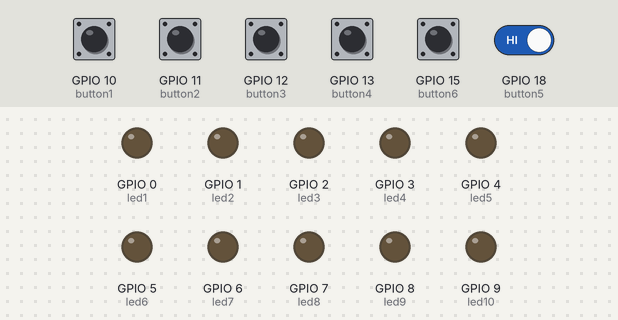
This program was run on a simulated Raspberry Pi (BCM pin numbers). On the bench: output pins drawn as LEDs (lit = HIGH). Dashed ring = blinking. Inputs (shaded band) come from the test bench; at power-on: GPIO 10 (button1), GPIO 11 (button2), GPIO 12 (button3), GPIO 13 (button4), GPIO 15 (button6), GPIO 18 (button5) HIGH.

Above: at 1.2 s.
1.3 s: GPIO 10 (button1) pulled LOW for 0.15 s
At 2.1 s:
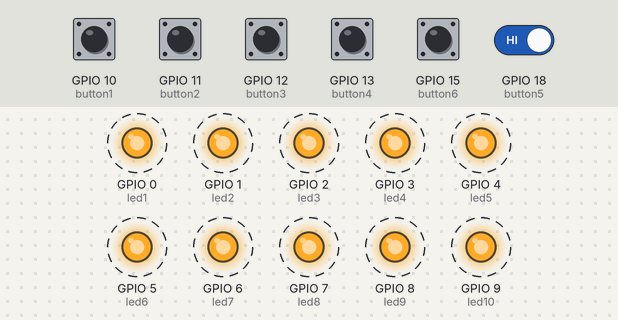
4.4 s: GPIO 11 (button2) pulled LOW for 1 s
At 5.7 s:
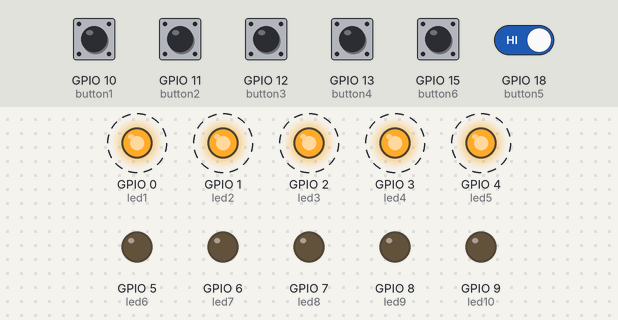
8.4 s: GPIO 12 (button3) pulled LOW for 1 s
12.4 s: GPIO 13 (button4) pulled LOW for 1 s
At 13.2 s:
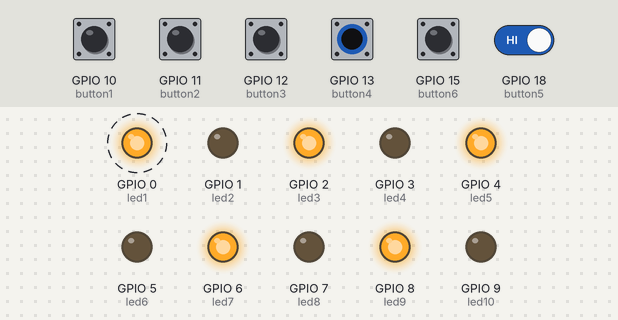
16.4 s: GPIO 18 (button5) driven LOW
Timing chart, 0 to 23.4 s (numbered marks = the images above; inputs shaded):
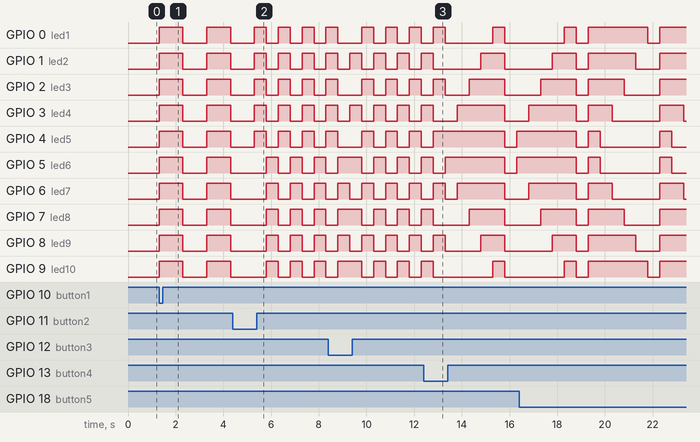

Measured:
- after the input at 1.3 s, GPIO 0 (led1), GPIO 1 (led2), GPIO 2 (led3), GPIO 3 (led4), GPIO 4 (led5), GPIO 5 (led6), GPIO 6 (led7), GPIO 7 (led8), GPIO 8 (led9), GPIO 9 (led10): alternates HIGH for 1.0 s and LOW for 1.0 s, starting at once
- after the input at 4.4 s, GPIO 0 (led1), GPIO 1 (led2), GPIO 2 (led3), GPIO 3 (led4), GPIO 4 (led5), GPIO 5 (led6), GPIO 6 (led7), GPIO 7 (led8), GPIO 8 (led9), GPIO 9 (led10): alternates HIGH for 0.50 s and LOW for 0.50 s, starting after 1.4 s
- after the input at 12.4 s, GPIO 0 (led1): LOW → HIGH after 2.9 s, → LOW 0.50 s later; GPIO 5 (led6): HIGH → LOW after 3.4 s, → HIGH 0.50 s later

The program:

Pbutton.py
```python
import RPi.GPIO as GPIO
import time
GPIO.setwarnings(False)
GPIO.setmode(GPIO.BCM)
#Bcm board uses board com
#Board uses pin number
led1=0
led2=1
led3=2
led4=3
led5=4
led6=5
led7=6
led8=7
led9=8
led10=9

button1=10
button2=11
button3=12
button4=13
button5=18
button6=15

GPIO.setup(led1,GPIO.OUT)
GPIO.setup(led2,GPIO.OUT)
GPIO.setup(led3,GPIO.OUT)
GPIO.setup(led4,GPIO.OUT)
GPIO.setup(led5,GPIO.OUT)
GPIO.setup(led6,GPIO.OUT)
GPIO.setup(led7,GPIO.OUT)
GPIO.setup(led8,GPIO.OUT)
GPIO.setup(led9,GPIO.OUT)
GPIO.setup(led10,GPIO.OUT)
GPIO.setup(button1,GPIO.IN,pull_up_down=GPIO.PUD_UP)
GPIO.setup(button2,GPIO.IN,pull_up_down=GPIO.PUD_UP)
GPIO.setup(button3,GPIO.IN,pull_up_down=GPIO.PUD_UP)
GPIO.setup(button4,GPIO.IN,pull_up_down=GPIO.PUD_UP)
GPIO.setup(button5,GPIO.IN,pull_up_down=GPIO.PUD_UP)
GPIO.setup(button6,GPIO.IN,pull_up_down=GPIO.PUD_UP)
delay = 1
state = 0
while True:
    button_state1 = GPIO.input(button1)
    button_state2 = GPIO.input(button2)
    button_state3 = GPIO.input(button3)
    button_state4 = GPIO.input(button4)
    button_state5 = GPIO.input(button5)
    button_state6 = GPIO.input(button6)

    if button_state1 == False:
        state = 1
    elif button_state2 == False:
        state = 2
    elif button_state3 == False:
        state = 3
    elif button_state4 == False:
        state = 4
    elif button_state5 == False:
        state = 5
    elif button_state6 == False:
        state = 6
    if state == 1:
        delay = 1
        GPIO.output(led1,GPIO.HIGH)
        GPIO.output(led2,GPIO.HIGH)
        GPIO.output(led3,GPIO.HIGH)
        GPIO.output(led4,GPIO.HIGH)
        GPIO.output(led5,GPIO.HIGH)
        GPIO.output(led6,GPIO.HIGH)
        GPIO.output(led7,GPIO.HIGH)
        GPIO.output(led8,GPIO.HIGH)
        GPIO.output(led9,GPIO.HIGH)
        GPIO.output(led10,GPIO.HIGH)
        time.sleep(delay)
        GPIO.output(led1,GPIO.LOW)
        GPIO.output(led2,GPIO.LOW)
        GPIO.output(led3,GPIO.LOW)
        GPIO.output(led4,GPIO.LOW)
        GPIO.output(led5,GPIO.LOW)
        GPIO.output(led6,GPIO.LOW)
        GPIO.output(led7,GPIO.LOW)
        GPIO.output(led8,GPIO.LOW)
        GPIO.output(led9,GPIO.LOW)
        GPIO.output(led10,GPIO.LOW)
        time.sleep(delay)
    elif state == 2:
        delay = 0.5
        GPIO.output(led1,GPIO.HIGH)
        GPIO.output(led2,GPIO.HIGH)
        GPIO.output(led3,GPIO.HIGH)
        GPIO.output(led4,GPIO.HIGH)
        GPIO.output(led5,GPIO.HIGH)
        GPIO.output(led6,GPIO.LOW)
        GPIO.output(led7,GPIO.LOW)
        GPIO.output(led8,GPIO.LOW)
        GPIO.output(led9,GPIO.LOW)
        GPIO.output(led10,GPIO.LOW)
        time.sleep(delay)
        GPIO.output(led1,GPIO.LOW)
        GPIO.output(led2,GPIO.LOW)
        GPIO.output(led3,GPIO.LOW)
        GPIO.output(led4,GPIO.LOW)
        GPIO.output(led5,GPIO.LOW)
        GPIO.output(led6,GPIO.HIGH)
        GPIO.output(led7,GPIO.HIGH)
        GPIO.output(led8,GPIO.HIGH)
        GPIO.output(led9,GPIO.HIGH)
        GPIO.output(led10,GPIO.HIGH)
        time.sleep(delay)
    elif state == 3:
        delay = 0.5
        GPIO.output(led1,GPIO.LOW)
        GPIO.output(led2,GPIO.HIGH)
        GPIO.output(led3,GPIO.LOW)
        GPIO.output(led4,GPIO.HIGH)
        GPIO.output(led5,GPIO.LOW)
        GPIO.output(led6,GPIO.HIGH)
        GPIO.output(led7,GPIO.LOW)
        GPIO.output(led8,GPIO.HIGH)
        GPIO.output(led9,GPIO.LOW)
        GPIO.output(led10,GPIO.HIGH)
        time.sleep(delay)
        GPIO.output(led1,GPIO.HIGH)
        GPIO.output(led2,GPIO.LOW)
        GPIO.output(led3,GPIO.HIGH)
        GPIO.output(led4,GPIO.LOW)
        GPIO.output(led5,GPIO.HIGH)
        GPIO.output(led6,GPIO.LOW)
        GPIO.output(led7,GPIO.HIGH)
        GPIO.output(led8,GPIO.LOW)
        GPIO.output(led9,GPIO.HIGH)
        GPIO.output(led10,GPIO.LOW)
        time.sleep(delay)
    elif state == 4:
        delay = 0.5
        GPIO.output(led1,GPIO.LOW)
        GPIO.output(led2,GPIO.LOW)
        GPIO.output(led3,GPIO.LOW)
        GPIO.output(led4,GPIO.LOW)
        GPIO.output(led5,GPIO.HIGH)
        GPIO.output(led6,GPIO.HIGH)
        GPIO.output(led7,GPIO.LOW)
        GPIO.output(led8,GPIO.LOW)
        GPIO.output(led9,GPIO.LOW)
        GPIO.output(led10,GPIO.LOW)
        time.sleep(delay)
        GPIO.output(led1,GPIO.LOW)
        GPIO.output(led2,GPIO.LOW)
        GPIO.output(led3,GPIO.LOW)
        GPIO.output(led4,GPIO.HIGH)
        GPIO.output(led5,GPIO.HIGH)
        GPIO.output(led6,GPIO.HIGH)
        GPIO.output(led7,GPIO.HIGH)
        GPIO.output(led8,GPIO.LOW)
        GPIO.output(led9,GPIO.LOW)
        GPIO.output(led10,GPIO.LOW)
        time.sleep(delay)
        GPIO.output(led1,GPIO.LOW)
        GPIO.output(led2,GPIO.LOW)
        GPIO.output(led3,GPIO.HIGH)
        GPIO.output(led4,GPIO.HIGH)
        GPIO.output(led5,GPIO.HIGH)
        GPIO.output(led6,GPIO.HIGH)
        GPIO.output(led7,GPIO.HIGH)
        GPIO.output(led8,GPIO.HIGH)
        GPIO.output(led9,GPIO.LOW)
        GPIO.output(led10,GPIO.LOW)
        time.sleep(delay)
        GPIO.output(led1,GPIO.LOW)
        GPIO.output(led2,GPIO.HIGH)
        GPIO.output(led3,GPIO.HIGH)
        GPIO.output(led4,GPIO.HIGH)
        GPIO.output(led5,GPIO.HIGH)
        GPIO.output(led6,GPIO.HIGH)
        GPIO.output(led7,GPIO.HIGH)
        GPIO.output(led8,GPIO.HIGH)
        GPIO.output(led9,GPIO.HIGH)
        GPIO.output(led10,GPIO.LOW)
        time.sleep(delay)
        GPIO.output(led1,GPIO.HIGH)
        GPIO.output(led2,GPIO.HIGH)
        GPIO.output(led3,GPIO.HIGH)
        GPIO.output(led4,GPIO.HIGH)
        GPIO.output(led5,GPIO.HIGH)
        GPIO.output(led6,GPIO.HIGH)
        GPIO.output(led7,GPIO.HIGH)
        GPIO.output(led8,GPIO.HIGH)
        GPIO.output(led9,GPIO.HIGH)
        GPIO.output(led10,GPIO.HIGH)
        time.sleep(delay)
        GPIO.output(led1,GPIO.LOW)
        GPIO.output(led2,GPIO.LOW)
        GPIO.output(led3,GPIO.LOW)
        GPIO.output(led4,GPIO.LOW)
        GPIO.output(led5,GPIO.LOW)
        GPIO.output(led6,GPIO.LOW)
        GPIO.output(led7,GPIO.LOW)
        GPIO.output(led8,GPIO.LOW)
        GPIO.output(led9,GPIO.LOW)
        GPIO.output(led10,GPIO.LOW)
        time.sleep(delay)
    elif state == 5:
        delay = 0.5
        GPIO.output(led1,GPIO.HIGH)
        GPIO.output(led2,GPIO.HIGH)
        GPIO.output(led3,GPIO.HIGH)
        GPIO.output(led4,GPIO.HIGH)
        GPIO.output(led5,GPIO.HIGH)
        GPIO.output(led6,GPIO.HIGH)
        GPIO.output(led7,GPIO.HIGH)
        GPIO.output(led8,GPIO.HIGH)
        GPIO.output(led9,GPIO.HIGH)
        GPIO.output(led10,GPIO.HIGH)
        time.sleep(delay)
        GPIO.output(led1,GPIO.HIGH)
        GPIO.output(led2,GPIO.HIGH)
        GPIO.output(led3,GPIO.HIGH)
        GPIO.output(led4,GPIO.HIGH)
        GPIO.output(led5,GPIO.LOW)
        GPIO.output(led6,GPIO.LOW)
        GPIO.output(led7,GPIO.HIGH)
        GPIO.output(led8,GPIO.HIGH)
        GPIO.output(led9,GPIO.HIGH)
        GPIO.output(led10,GPIO.HIGH)
        time.sleep(delay)
        GPIO.output(led1,GPIO.HIGH)
        GPIO.output(led2,GPIO.HIGH)
        GPIO.output(led3,GPIO.HIGH)
        GPIO.output(led4,GPIO.LOW)
        GPIO.output(led5,GPIO.LOW)
        GPIO.output(led6,GPIO.LOW)
        GPIO.output(led7,GPIO.LOW)
        GPIO.output(led8,GPIO.HIGH)
        GPIO.output(led9,GPIO.HIGH)
        GPIO.output(led10,GPIO.HIGH)
        time.sleep(delay)
        GPIO.output(led1,GPIO.HIGH)
        GPIO.output(led2,GPIO.HIGH)
        GPIO.output(led3,GPIO.LOW)
        GPIO.output(led4,GPIO.LOW)
        GPIO.output(led5,GPIO.LOW)
        GPIO.output(led6,GPIO.LOW)
        GPIO.output(led7,GPIO.LOW)
        GPIO.output(led8,GPIO.LOW)
        GPIO.output(led9,GPIO.HIGH)
        GPIO.output(led10,GPIO.HIGH)
        time.sleep(delay)
        GPIO.output(led1,GPIO.HIGH)
        GPIO.output(led2,GPIO.LOW)
        GPIO.output(led3,GPIO.LOW)
        GPIO.output(led4,GPIO.LOW)
        GPIO.output(led5,GPIO.LOW)
        GPIO.output(led6,GPIO.LOW)
        GPIO.output(led7,GPIO.LOW)
        GPIO.output(led8,GPIO.LOW)
        GPIO.output(led9,GPIO.LOW)
        GPIO.output(led10,GPIO.HIGH)
        time.sleep(delay)
        GPIO.output(led1,GPIO.LOW)
        GPIO.output(led2,GPIO.LOW)
        GPIO.output(led3,GPIO.LOW)
        GPIO.output(led4,GPIO.LOW)
        GPIO.output(led5,GPIO.LOW)
        GPIO.output(led6,GPIO.LOW)
        GPIO.output(led7,GPIO.LOW)
        GPIO.output(led8,GPIO.LOW)
        GPIO.output(led9,GPIO.LOW)
        GPIO.output(led10,GPIO.LOW)
        time.sleep(delay)

GPIO.cleanup()
```
